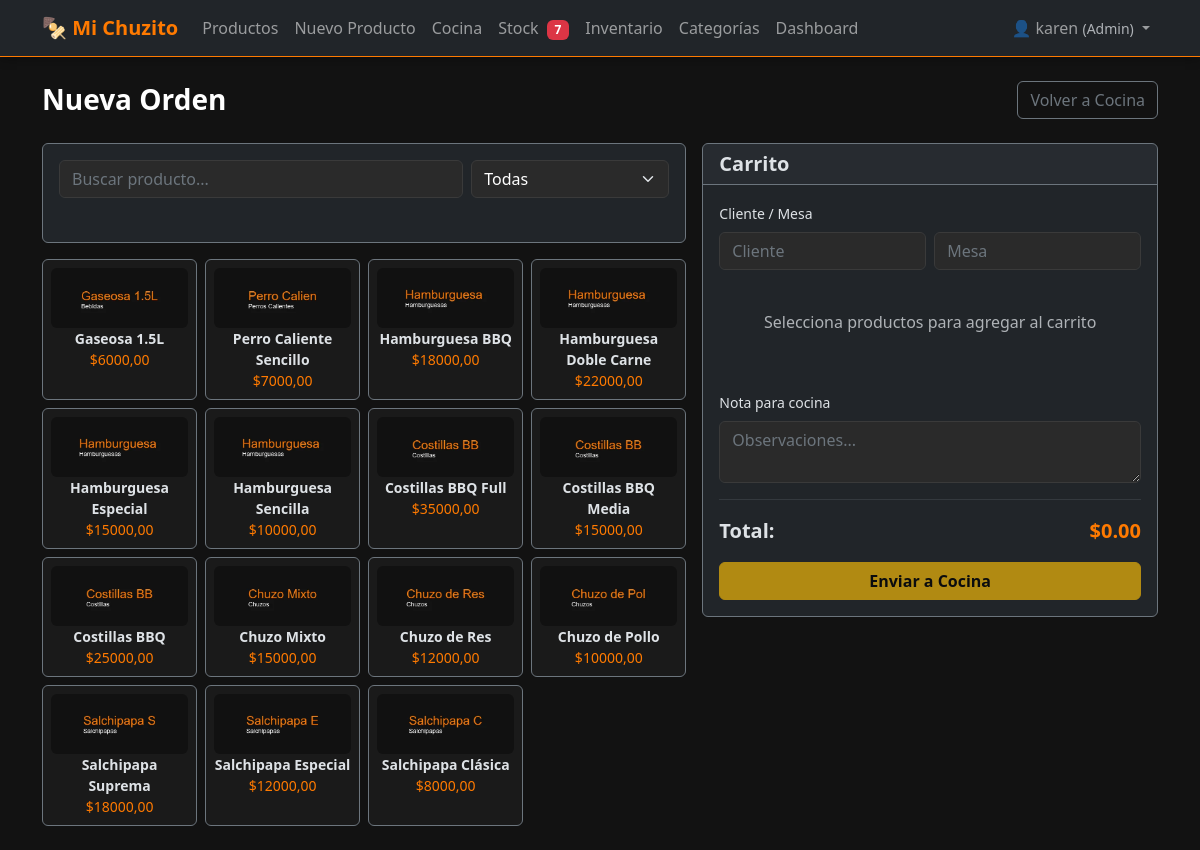
Page /cocina/pos/ (signed in) on the committed database.
### productos/models.py (models this page shows, shortened)
class Producto(models.Model):
    ESTADO_CHOICES = [
        ("activo", "Activo"),
        ("inactivo", "Inactivo"),
    ]
    nombre_validator = RegexValidator(
        regex=r"^[a-zA-ZáéíóúÁÉÍÓÚñÑ0-9\s]{3,100}$",
        message="El nombre solo permite letras, números y espacios (3-100 caracteres).",
    )
    precio_validator = RegexValidator(
        regex=r"^\d+(\.\d{1,2})?$",
        message="Ingrese un precio válido (ej: 15000 o 15000.00).",
    )
    stock_validator = RegexValidator(
        regex=r"^[0-9]+$",
        message="El stock solo permite números enteros positivos.",
    )
    nombre = models.CharField(
        max_length=100,
        validators=[nombre_validator],
        db_index=True,
    )
    descripcion = models.TextField(blank=True, null=True)
    categoria = models.ForeignKey(
        Categoria,
        on_delete=models.PROTECT,
        related_name="productos",
    )
    precio = models.DecimalField(
        max_digits=10,
        decimal_places=2,
        validators=[precio_validator, MinValueValidator(0.01)],
    )
    imagen = models.ImageField(
        upload_to="productos/",
        blank=True,
        null=True,
    )
    ingredientes = models.TextField(blank=True, null=True, help_text="Separar por comas")
    tiempo_preparacion = models.PositiveIntegerField(
        help_text="Tiempo en minutos",
        blank=True,
        null=True,
    )
    disponibilidad = models.BooleanField(default=True)
    stock = models.PositiveIntegerField(
        default=0,
        validators=[stock_validator],
    )
    fecha_creacion = models.DateTimeField(auto_now_add=True)
    fecha_actualizacion = models.DateTimeField(auto_now=True)
    estado = models.CharField(max_length=10, choices=ESTADO_CHOICES, default="activo")
    class Meta:
        verbose_name = "Producto"
        verbose_name_plural = "Productos"
        ordering = ["-fecha_creacion"]
        indexes = [
            models.Index(fields=["nombre"]),
            models.Index(fields=["categoria"]),
            models.Index(fields=["estado"]),
            models.Index(fields=["disponibilidad"]),
        ]

### cocina/views.py (the view)
# urls.py: path("pos/", views.POSCreateOrdenView.as_view(), name="pos"),
class POSCreateOrdenView(RoleRequiredMixin, TemplateView):
    allowed_roles = ["Admin", "Cocina"]
    template_name = "cocina/pos_nueva_orden.html"
    def get_context_data(self, **kwargs):
        context = super().get_context_data(**kwargs)
        context["productos"] = Producto.objects.filter(
            estado="activo", disponibilidad=True
        ).select_related("categoria")
        context["categorias"] = (
            Producto.objects.filter(estado="activo", disponibilidad=True)
            .values_list("categoria__nombre", flat=True)
            .distinct()
        )
        return context

### productos/context_processors.py (called while the page is built)
def stock_alert_count(request):
    if request.user.is_authenticated:
        umbral = getattr(settings, "STOCK_MINIMO_ALERTA", 5)
        agotados = Producto.objects.filter(estado="activo", stock=0).count()
        bajo_stock = Producto.objects.filter(
            estado="activo", stock__gt=0, stock__lte=umbral
        ).count()
        return {"stock_criticos": agotados + bajo_stock}
    return {"stock_criticos": 0}

### productos/context_processors_role.py (called while the page is built, shortened)
def role_context(request):
    if request.user.is_authenticated:
        return {
            "user_role": get_user_role(request.user),
            "is_admin": get_user_role(request.user) == "Admin",
            "is_cocina": get_user_role(request.user) == "Cocina",
            "is_cajero": get_user_role(request.user) == "Cajero",
        }

### productos/roles.py (called while the page is built)
def get_user_role(user):
    if not user.is_authenticated:
        return None
    if user.is_superuser:
        return "Admin"
    groups = user.groups.values_list("name", flat=True)
    for role in ["Admin", "Cocina", "Cajero"]:
        if role in groups:
            return role
    return None

    def dispatch(self, request, *args, **kwargs):
        if not request.user.is_authenticated:
            return self.handle_no_permission()
        role = get_user_role(request.user)
        if role not in self.allowed_roles:
            if role == "Cocina":
                return redirect("cocina:dashboard")
            return redirect("productos:list")
        return super().dispatch(request, *args, **kwargs)

### cocina/templates/cocina/pos_nueva_orden.html (shortened to what this page needs)
{% extends "productos/base.html" %}
{% load static %}
{% block extra_css %}
<link rel="stylesheet" href="{% static 'cocina/css/cocina.css' %}">
{% endblock %}
{% block content %}
<div class="d-flex justify-content-between align-items-center mb-4">
    <h1 class="h3 fw-bold mb-0">Nueva Orden</h1>
    <a href="{% url 'cocina:dashboard' %}" class="btn btn-outline-secondary">Volver a Cocina</a>
</div>
<div class="row g-3">
    <div class="col-md-7">
        <div class="card bg-dark border-secondary mb-3">
            <div class="card-body">
                <div class="row g-2">
                    <div class="col-md-8">
                        <input type="text" id="posSearch" class="form-control"
                               placeholder="Buscar producto..."
                               hx-get="{% url 'cocina:htmx_pos_productos' %}"
                               hx-trigger="keyup changed delay:300ms"
                               hx-target="#posProductos"
                               hx-indicator="#posIndicator">
                    </div>
                    <div class="col-md-4">
                        <select id="posCategory" class="form-select"
                                hx-get="{% url 'cocina:htmx_pos_productos' %}"
                                hx-trigger="change"
                                hx-target="#posProductos"
                                hx-indicator="#posIndicator">
                            <option value="">Todas</option>
                        </select>
                    </div>
                </div>
            </div>
        </div>
        <div class="row g-2" id="posProductos">
            {% include "cocina/_pos_productos.html" %}
        </div>
    </div>
    <div class="col-md-5">
        <div class="card bg-dark border-secondary">
            <div class="card-header border-secondary">
                <h5 class="fw-bold mb-0">Carrito</h5>
            </div>
            <div class="card-body">
                <div class="mb-3">
                    <label class="form-label small">Cliente / Mesa</label>
                    <div class="row g-2">
                        <div class="col-6">
                            <input type="text" id="pedidoCliente" class="form-control" placeholder="Cliente">
                        </div>
                        <div class="col-6">
                            <input type="number" id="pedidoMesa" class="form-control" placeholder="Mesa" min="1">
                        </div>
                    </div>
                </div>
                <div id="carritoItems" class="mb-3">
                    <div class="text-center text-muted py-4">
                        <p>Selecciona productos para agregar al carrito</p>
                    </div>
                </div>
                <div class="mb-3">
                    <label class="form-label small">Nota para cocina</label>
                    <textarea id="pedidoNota" class="form-control" rows="2" placeholder="Observaciones..."></textarea>
                </div>
                <hr class="border-secondary">
                <div class="d-flex justify-content-between fw-bold fs-5 mb-3">
                    <span>Total:</span>
                    <span class="text-warning" id="pedidoTotal">$0.00</span>
                </div>
                <button id="btnEnviarOrden" class="btn btn-warning w-100 fw-bold" disabled>
                    Enviar a Cocina
                </button>
            </div>
        </div>
    </div>
</div>
{% endblock %}

### productos/templates/productos/base.html (shortened to what this page needs)
<!DOCTYPE html>
{% load static %}
<html lang="es" data-bs-theme="dark">
<head>
    <link rel="stylesheet" href="{% static 'productos/css/bootstrap.min.css' %}">
    <link rel="stylesheet" href="{% static 'productos/css/styles.css' %}">
    {% block extra_css %}{% endblock %}
</head>
<body>
    {% if user.is_authenticated %}
    <nav class="navbar navbar-expand-lg navbar-dark bg-dark border-bottom border-warning">
        <div class="container">
            <a class="navbar-brand fw-bold text-warning" href="{% url 'productos:list' %}">
                🍢 Mi Chuzito
            </a>
            <div class="collapse navbar-collapse" id="navbarNav">
                <ul class="navbar-nav me-auto">
                    {% if is_admin or is_cajero %}
                    <li class="nav-item">
                        <a class="nav-link" href="{% url 'productos:list' %}">Productos</a>
                    </li>
                    {% endif %}
                    {% if is_admin or is_cajero %}
                    <li class="nav-item">
                        <a class="nav-link" href="{% url 'productos:create' %}">Nuevo Producto</a>
                    </li>
                    {% endif %}
                    {% if is_admin or is_cocina %}
                    <li class="nav-item">
                        <a class="nav-link" href="{% url 'cocina:dashboard' %}">Cocina</a>
                    </li>
                    {% endif %}
                    <li class="nav-item">
                        <a class="nav-link" href="{% url 'productos:stock_alertas' %}">
                            Stock
                            {% if stock_criticos > 0 %}
                            <span class="badge bg-danger ms-1">{{ stock_criticos }}</span>
                            {% endif %}
                        </a>
                    </li>
                    <li class="nav-item">
                        <a class="nav-link" href="{% url 'productos:inventario' %}">Inventario</a>
                    </li>
                    {% if is_admin %}
                    <li class="nav-item">
                        <a class="nav-link" href="{% url 'productos:categoria_list' %}">Categorías</a>
                    </li>
                    <li class="nav-item">
                        <a class="nav-link" href="{% url 'productos:dashboard' %}">Dashboard</a>
                    </li>
                    {% endif %}
                </ul>
                <ul class="navbar-nav">
                    <li class="nav-item dropdown">
                        <a class="nav-link dropdown-toggle" href="#" role="button" data-bs-toggle="dropdown">
                            👤 {{ user.username }}
                            {% if user_role %}
                            <small class="text-muted d-none d-lg-inline">({{ user_role }})</small>
                            {% endif %}
                        </a>
                    </li>
                </ul>
            </div>
        </div>
    </nav>
    {% endif %}
    <main class="container py-4">
        {% block content %}{% endblock %}
    </main>
</body>
</html>

### cocina/templates/cocina/_pos_productos.html
{% load static %}
{% for prod in productos %}
<div class="col-6 col-md-4 col-lg-3">
    <div class="card h-100 border-secondary text-center p-2 producto-card"
         onclick="agregarAlCarrito({{ prod.id }}, '{{ prod.nombre|escapejs }}', {{ prod.precio }})"
         style="cursor: pointer;">
        {% if prod.imagen %}
        <img src="{{ prod.imagen.url }}" class="card-img-top rounded" style="height: 60px; object-fit: cover;" alt="{{ prod.nombre }}">
        {% else %}
        <div class="py-2">🍽️</div>
        {% endif %}
        <small class="fw-bold">{{ prod.nombre }}</small>
        <small class="text-warning">${{ prod.precio|floatformat:2 }}</small>
    </div>
</div>
{% empty %}
<div class="col-12">
    <p class="text-muted text-center py-3">No se encontraron productos disponibles.</p>
</div>
{% endfor %}

### productos/static/productos/css/styles.css (style rules this page uses)
:root { --black: #121212; --orange: #FF7A00; --green: #22C55E; --white: #FFFFFF; }
body { background-color: var(--black); color: var(--white); font-family: 'Segoe UI', system-ui, -apple-system, sans-serif; min-height: 100vh; }
.navbar { box-shadow: 0 2px 10px rgba(0,0,0,0.3); }
.card { transition: transform 0.2s ease, box-shadow 0.2s ease; background-color: #1a1a1a; }
.producto-card { transition: transform 0.2s ease, box-shadow 0.2s ease; border: 1px solid #2a2a2a; }
.btn-warning { background-color: var(--orange); border-color: var(--orange); color: var(--white); }
.text-warning { color: var(--orange) !important; }
.border-warning { border-color: var(--orange) !important; }
.form-control, .form-select { background-color: #2a2a2a; border-color: #3a3a3a; color: var(--white); }
.form-control::placeholder { color: #6c757d; }

### cocina/static/cocina/css/cocina.css (style rules this page uses)
.card-header { position: sticky; top: 0; z-index: 1; }
#posProductos .producto-card { transition: transform 0.15s ease, border-color 0.15s ease; }

### rows in the picture
Producto: imagen (picture), nombre "Gaseosa 1.5L", precio "6000,00"
Producto: imagen (picture), nombre "Perro Caliente Sencillo", precio "7000,00"
Producto: imagen (picture), nombre "Hamburguesa BBQ", precio "18000,00"
Producto: imagen (picture), nombre "Hamburguesa Doble Carne", precio "22000,00"
Producto: imagen (picture), nombre "Hamburguesa Especial", precio "15000,00"
Producto: imagen (picture), nombre "Hamburguesa Sencilla", precio "10000,00"
Producto: imagen (picture), nombre "Costillas BBQ Full", precio "35000,00"
Producto: imagen (picture), nombre "Costillas BBQ Media", precio "15000,00"
Producto: imagen (picture), nombre "Costillas BBQ", precio "25000,00"
Producto: imagen (picture), nombre "Chuzo Mixto", precio "15000,00"
Producto: imagen (picture), nombre "Chuzo de Res", precio "12000,00"
Producto: imagen (picture), nombre "Chuzo de Pollo", precio "10000,00"
Producto: imagen (picture), nombre "Salchipapa Suprema", precio "18000,00"
Producto: imagen (picture), nombre "Salchipapa Especial", precio "12000,00"
Producto: imagen (picture), nombre "Salchipapa Clásica", precio "8000,00"

### other values in the picture
{{ stock_criticos }} "7"
{{ user.username }} "karen"
{{ user_role }} "Admin"
